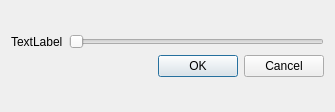
<?xml version="1.0" encoding="UTF-8"?>
<ui version="4.0">
 <class>SlideDlg</class>
 <widget class="QDialog" name="SlideDlg">
  <property name="geometry">
   <rect>
    <x>0</x>
    <y>0</y>
    <width>335</width>
    <height>112</height>
   </rect>
  </property>
  <property name="windowTitle">
   <string>Dialog</string>
  </property>
  <layout class="QVBoxLayout" name="verticalLayout_3">
   <item>
    <layout class="QVBoxLayout" name="verticalLayout">
     <item>
      <layout class="QHBoxLayout" name="horizontalLayout">
       <item>
        <widget class="QLabel" name="label">
         <property name="text">
          <string>TextLabel</string>
         </property>
        </widget>
       </item>
       <item>
        <widget class="QSlider" name="horizontalSlider">
         <property name="orientation">
          <enum>Qt::Horizontal</enum>
         </property>
        </widget>
       </item>
      </layout>
     </item>
     <item>
      <widget class="QDialogButtonBox" name="buttonBox">
       <property name="orientation">
        <enum>Qt::Horizontal</enum>
       </property>
       <property name="standardButtons">
        <set>QDialogButtonBox::Cancel|QDialogButtonBox::Ok</set>
       </property>
      </widget>
     </item>
    </layout>
   </item>
  </layout>
 </widget>
 <resources/>
 <connections>
  <connection>
   <sender>buttonBox</sender>
   <signal>accepted()</signal>
   <receiver>SlideDlg</receiver>
   <slot>accept()</slot>
   <hints>
    <hint type="sourcelabel">
     <x>248</x>
     <y>254</y>
    </hint>
    <hint type="destinationlabel">
     <x>157</x>
     <y>274</y>
    </hint>
   </hints>
  </connection>
  <connection>
   <sender>buttonBox</sender>
   <signal>rejected()</signal>
   <receiver>SlideDlg</receiver>
   <slot>reject()</slot>
   <hints>
    <hint type="sourcelabel">
     <x>316</x>
     <y>260</y>
    </hint>
    <hint type="destinationlabel">
     <x>286</x>
     <y>274</y>
    </hint>
   </hints>
  </connection>
 </connections>
</ui>
